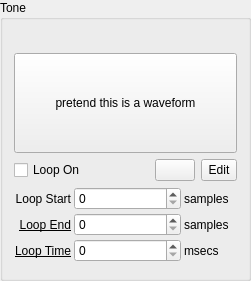
  <widget class="QGroupBox" name="groupTone">
   <property name="geometry">
    <rect>
     <x>270</x>
     <y>10</y>
     <width>251</width>
     <height>281</height>
    </rect>
   </property>
   <property name="title">
    <string>Tone</string>
   </property>
   <layout class="QVBoxLayout" name="verticalLayout_3">
    <property name="spacing">
     <number>3</number>
    </property>
    <item>
     <widget class="QLabel" name="lblToneInfo">
      <property name="sizePolicy">
       <sizepolicy hsizetype="Preferred" vsizetype="Maximum">
        <horstretch>0</horstretch>
        <verstretch>0</verstretch>
       </sizepolicy>
      </property>
      <property name="font">
       <font>
        <pointsize>8</pointsize>
       </font>
      </property>
      <property name="text">
       <string/>
      </property>
      <property name="textInteractionFlags">
       <set>Qt::TextInteractionFlag::LinksAccessibleByMouse|Qt::TextInteractionFlag::TextSelectableByMouse</set>
      </property>
     </widget>
    </item>
    <item>
     <widget class="QPushButton" name="placeholderWaveform">
      <property name="minimumSize">
       <size>
        <width>0</width>
        <height>100</height>
       </size>
      </property>
      <property name="text">
       <string>pretend this is a waveform</string>
      </property>
     </widget>
    </item>
    <item>
     <widget class="QWidget" name="iHateThis" native="true">
      <property name="sizePolicy">
       <sizepolicy hsizetype="Preferred" vsizetype="Maximum">
        <horstretch>0</horstretch>
        <verstretch>0</verstretch>
       </sizepolicy>
      </property>
      <layout class="QHBoxLayout" name="horizontalLayout">
       <property name="leftMargin">
        <number>0</number>
       </property>
       <property name="topMargin">
        <number>0</number>
       </property>
       <property name="rightMargin">
        <number>0</number>
       </property>
       <property name="bottomMargin">
        <number>0</number>
       </property>
       <item>
        <widget class="QCheckBox" name="checkLoopOn">
         <property name="text">
          <string>Loop On</string>
         </property>
        </widget>
       </item>
       <item>
        <spacer name="horizontalSpacer">
         <property name="orientation">
          <enum>Qt::Orientation::Horizontal</enum>
         </property>
         <property name="sizeHint" stdset="0">
          <size>
           <width>40</width>
           <height>20</height>
          </size>
         </property>
        </spacer>
       </item>
       <item>
        <widget class="QPushButton" name="btnTonePlay">
         <property name="sizePolicy">
          <sizepolicy hsizetype="Minimum" vsizetype="Minimum">
           <horstretch>0</horstretch>
           <verstretch>0</verstretch>
          </sizepolicy>
         </property>
         <property name="text">
          <string/>
         </property>
         <property name="icon">
          <iconset theme="media-playback-start"/>
         </property>
        </widget>
       </item>
       <item>
        <widget class="QToolButton" name="toolbtnToneEdit">
         <property name="sizePolicy">
          <sizepolicy hsizetype="Minimum" vsizetype="Minimum">
           <horstretch>0</horstretch>
           <verstretch>0</verstretch>
          </sizepolicy>
         </property>
         <property name="text">
          <string>Edit</string>
         </property>
         <property name="popupMode">
          <enum>QToolButton::ToolButtonPopupMode::InstantPopup</enum>
         </property>
        </widget>
       </item>
      </layout>
     </widget>
    </item>
    <item>
     <layout class="QGridLayout" name="gridLayout_6">
      <property name="verticalSpacing">
       <number>3</number>
      </property>
      <item row="0" column="0">
       <widget class="QLabel" name="lblLoopStart">
        <property name="text">
         <string>Loop Start</string>
        </property>
        <property name="alignment">
         <set>Qt::AlignmentFlag::AlignRight|Qt::AlignmentFlag::AlignTrailing|Qt::AlignmentFlag::AlignVCenter</set>
        </property>
        <property name="buddy">
         <cstring>spinLoopStart</cstring>
        </property>
       </widget>
      </item>
      <item row="0" column="3">
       <widget class="QLabel" name="label_4">
        <property name="text">
         <string>samples</string>
        </property>
       </widget>
      </item>
      <item row="1" column="3">
       <widget class="QLabel" name="label_6">
        <property name="text">
         <string>samples</string>
        </property>
       </widget>
      </item>
      <item row="1" column="0">
       <widget class="QLabel" name="lblLoopEnd">
        <property name="font">
         <font>
          <underline>true</underline>
         </font>
        </property>
        <property name="toolTip">
         <string>Serves as tone length, even with looping disabled.</string>
        </property>
        <property name="text">
         <string>Loop End</string>
        </property>
        <property name="alignment">
         <set>Qt::AlignmentFlag::AlignRight|Qt::AlignmentFlag::AlignTrailing|Qt::AlignmentFlag::AlignVCenter</set>
        </property>
        <property name="buddy">
         <cstring>spinLoopEnd</cstring>
        </property>
       </widget>
      </item>
      <item row="0" column="1" colspan="2">
       <widget class="QSpinBox" name="spinLoopStart">
        <property name="maximum">
         <number>65535</number>
        </property>
       </widget>
      </item>
      <item row="1" column="1" colspan="2">
       <widget class="QSpinBox" name="spinLoopEnd">
        <property name="maximum">
         <number>65535</number>
        </property>
       </widget>
      </item>
      <item row="2" column="0">
       <widget class="QLabel" name="lblLoopTime">
        <property name="font">
         <font>
          <underline>true</underline>
         </font>
        </property>
        <property name="toolTip">
         <string>The time in milliseconds that the tone will play for until a note off is fired. Must be a multiple of 4.
Amp envelope can be used for a fade in and fade out.</string>
        </property>
        <property name="text">
         <string>Loop Time</string>
        </property>
        <property name="alignment">
         <set>Qt::AlignmentFlag::AlignRight|Qt::AlignmentFlag::AlignTrailing|Qt::AlignmentFlag::AlignVCenter</set>
        </property>
        <property name="buddy">
         <cstring>spinLoopTime</cstring>
        </property>
       </widget>
      </item>
      <item row="2" column="3">
       <widget class="QLabel" name="label_5">
        <property name="text">
         <string>msecs</string>
        </property>
       </widget>
      </item>
      <item row="2" column="1" colspan="2">
       <widget class="QSpinBox" name="spinLoopTime">
        <property name="maximum">
         <number>2147483647</number>
        </property>
       </widget>
      </item>
     </layout>
    </item>
   </layout>
  </widget>
